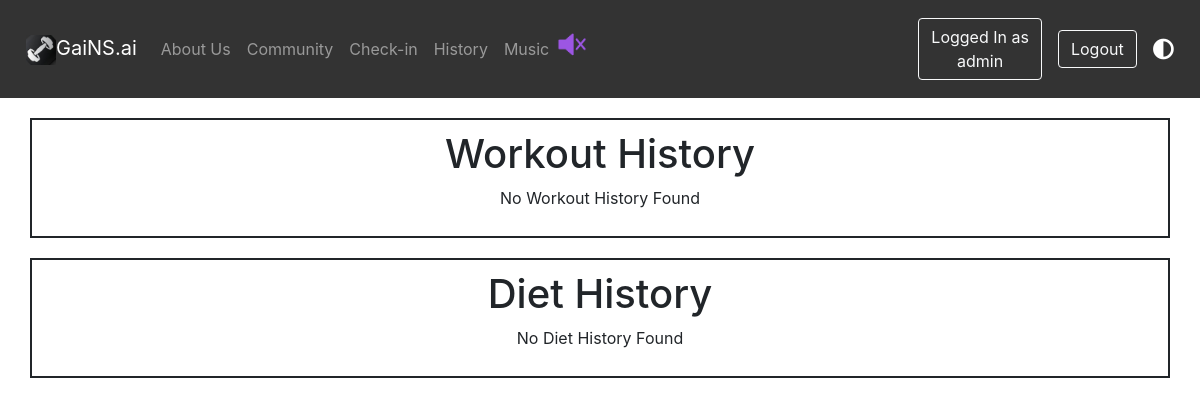
The app's page /account/history/ (signed in), older data.
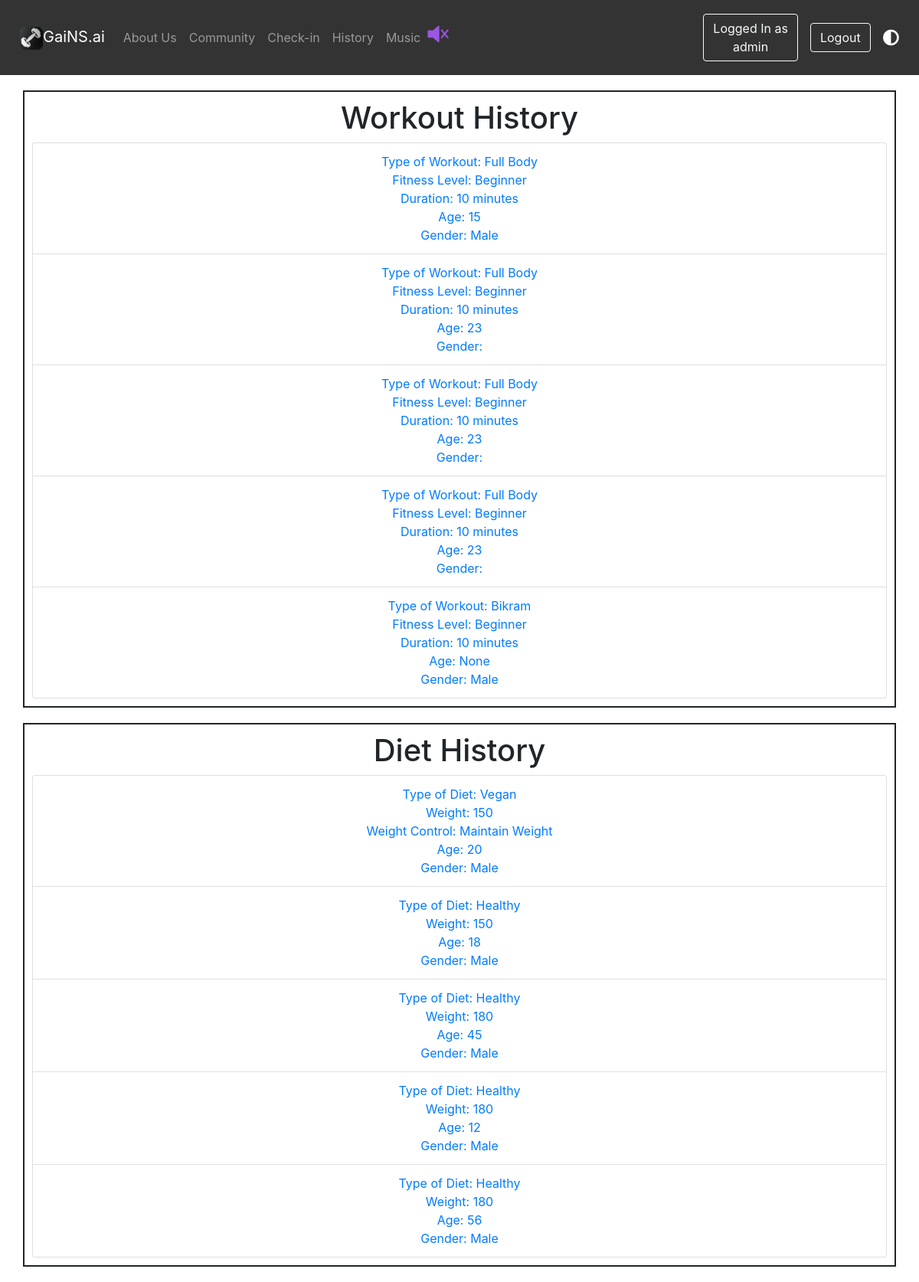
The same page, newer data.
### account/models.py (models this page shows, shortened)
class Prompt(models.Model):
    user = models.ForeignKey(User, on_delete=models.CASCADE, null=True, blank=True)
    sentence = models.TextField()
    different_sentence = models.TextField()
    age = models.IntegerField(blank=True, null=True)
    gender = models.CharField(max_length=20)
    duration = models.PositiveIntegerField()
    fitness = models.CharField(max_length=30)
    typeofextra = models.CharField(max_length=50)
    typeofworkout = models.CharField(max_length=50)
    other = models.TextField()
    typeofworkoutform = models.CharField(max_length=50)

class DietPrompt(models.Model):
    user = models.ForeignKey(User, on_delete=models.CASCADE, null=True, blank=True)
    sentence = models.TextField()
    age = models.IntegerField(blank=True, null=True)
    gender = models.CharField(max_length=20)
    weight = models.IntegerField(blank=True, null=True)
    weightgoal = models.IntegerField(blank=True, null=True)
    weightcontrol = models.CharField(max_length=50, blank=True, null=True)
    foodAllergies = models.CharField(max_length=50)
    typeofdiet = models.CharField(max_length=50)

### account/views.py (the view)
# urls.py: path('history/', views.history, name = 'history'),
@login_required
def history(request):
    user = request.user
    last_10_workouts = user.prompt_set.order_by('-id')[:10]
    last_10_diets = user.dietprompt_set.order_by('-id')[:10]
    context = {
        'last_10_workouts': last_10_workouts,
        'last_10_diets': last_10_diets,
    }
    return render(request, 'history.html', context)

### account/templates/history.html (shortened to what this page needs)
{%extends 'base.html'%}
{% load static %}
{% block content %}
<div class="container" style="border: 2px solid;padding: 10px;margin-bottom: 20px;margin-top: 20px;text-align:center;">
    <h1>Workout History</h1>
    {% if last_10_workouts %}
        <ol class="list-group">
            {% for prompt in last_10_workouts %}
                <li class="list-group-item">
                    <a href="{% url 'workout_detail' prompt.id %}"  style="text-decoration: none;">
                        {% if prompt.typeofworkout == "other" %}
                            Type of Workout: {{ prompt.other|title }} <br>
                        {% else %}
                            Type of Workout: {{ prompt.typeofworkout }} <br>
                        {% endif %}
                        Fitness Level: {{ prompt.fitness }} <br>
                        Duration: {{ prompt.duration }} minutes <br>
                        Age: {{ prompt.age }} <br>
                        Gender: {{ prompt.gender }} <br>
                    </a>
                </li>
            {% endfor %}
        </ol>
    {% else %}
        <p>No Workout History Found</p>
    {% endif %}
</div>
<div class="container" style="border: 2px solid;padding: 10px;margin-bottom: 20px;text-align:center;">
    <h1>Diet History</h1>
    {% if last_10_diets %}
        <ul class="list-group">
            {% for dietprompt in last_10_diets %}
            <li class="list-group-item">
                <a href="{% url 'diet_detail' dietprompt.id %}" style="text-decoration: none;">
                    Type of Diet: {{ dietprompt.typeofdiet }} <br>
                    Weight: {{ dietprompt.weight }} <br>
                    {% if dietprompt.weightcontrol != None %}
                    Weight Control: {{ dietprompt.weightcontrol }} <br>
                    {% endif %}
                    Age: {{ dietprompt.age }} <br>
                    Gender: {{ dietprompt.gender }} <br>
                </a>
            </li>
            {% endfor %}
        </ul>
    {% else %}
        <p>No Diet History Found</p>
    {% endif %}
</div>
{% endblock %}

### account/templates/base.html (shortened to what this page needs)
{% load static %}
<!DOCTYPE html>
<html lang="en">
<head>
    <link rel="stylesheet" href="{% static 'styles.css'%}">
    <link rel="stylesheet" href="https://cdnjs.cloudflare.com/ajax/libs/font-awesome/5.15.4/css/all.min.css">
    <link rel="stylesheet" href="https://maxcdn.bootstrapcdn.com/bootstrap/4.5.2/css/bootstrap.min.css">
</head>
<header>
    <nav class="navbar navbar-expand-lg navbar-dark bg-dark-#333">
        <a class="navbar-brand" href="{% url 'index' %}">
        <img src="{% static 'GaiNs_icon.jpeg'%}" style="width: 30px; height: 30px;">GaiNS.ai</a>
        <div class="collapse navbar-collapse" id="navbarNav">
            <ul class="navbar-nav mr-auto">
                <li class="nav-item">
                    <a class="nav-link" href="{% url 'about' %}">About Us</a>
                </li>
                <li class="nav-item">
                    <a class="nav-link" href="{% url 'community' %}">Community</a>
                </li>
                <li class="nav-item">
                    <a class="nav-link" href="{% url 'checkin' %}">Check-in</a>
                <li>
                {% if user.is_authenticated %}
                <li class="nav-item">
                    <a class="nav-link" href="{% url 'history' %}">History</a>
                <li>
                {% endif %}
                <li class="nav-item">
                    <a class="nav-link" href="{% url 'music' %}">Music</a>
                </li>
                    <img id="icon" src="{% static 'Mute_Icon.png' %}" alt="Icon">
                </li>
            </ul>
            {% if user.is_authenticated %}
            <div class="nav-buttons mr-3">
                <a class="btn btn-outline-light">Logged In as<br>{{ request.user.username }}</a>
            </div>
            <div class="nav-buttons mr-3">
                <a href={% url 'logout' %} class="btn btn-outline-light">Logout</a>
            </div>
            {% else %}
            <div class="nav-buttons mr-3">
                <a href={% url 'signup' %} class="btn btn-custom mr-2" style="background-color: #9c56e3;">Sign Up</a>
                <a href={% url 'login' %} class="btn btn-outline-light">Login</a>
            </div>
            {% endif %}
            <div id="themeToggle" class="fas fa-adjust fa-lg text-primary; " style="cursor: pointer; " onclick="toggleTheme()"></div>
        </div>
    </nav>
</header>
      {% block content %}
      {% endblock %}
</html>

### account/static/styles.css (style rules this page uses)
header { background-color: #333; color: #fff; padding: 10px; }
nav { display: flex; justify-content: space-between; align-items: center; }
#icon { width: 30px; height: 30px; cursor: pointer; }

Row changes from the older to the newer data that the page shows:
added Prompt: typeofworkout "Full Body", fitness "Beginner", duration "10", age "15", gender "Male"
added Prompt: typeofworkout "Full Body", fitness "Beginner", duration "10", age "23"
added Prompt: typeofworkout "Full Body", fitness "Beginner", duration "10", age "23"
added Prompt: typeofworkout "Full Body", fitness "Beginner", duration "10", age "23"
added Prompt: typeofworkout "Bikram", fitness "Beginner", duration "10", age "None", gender "Male"
added DietPrompt: typeofdiet "Vegan", weight "150", weightcontrol "Maintain Weight", age "20", gender "Male"
added DietPrompt: typeofdiet "Healthy", weight "150", age "18", gender "Male"
added DietPrompt: typeofdiet "Healthy", weight "180", age "45", gender "Male"
added DietPrompt: typeofdiet "Healthy", weight "180", age "12", gender "Male"
added DietPrompt: typeofdiet "Healthy", weight "180", age "56", gender "Male"
Text that changed along with them:
text no longer shown: "No Workout History Found No Diet History Found"
